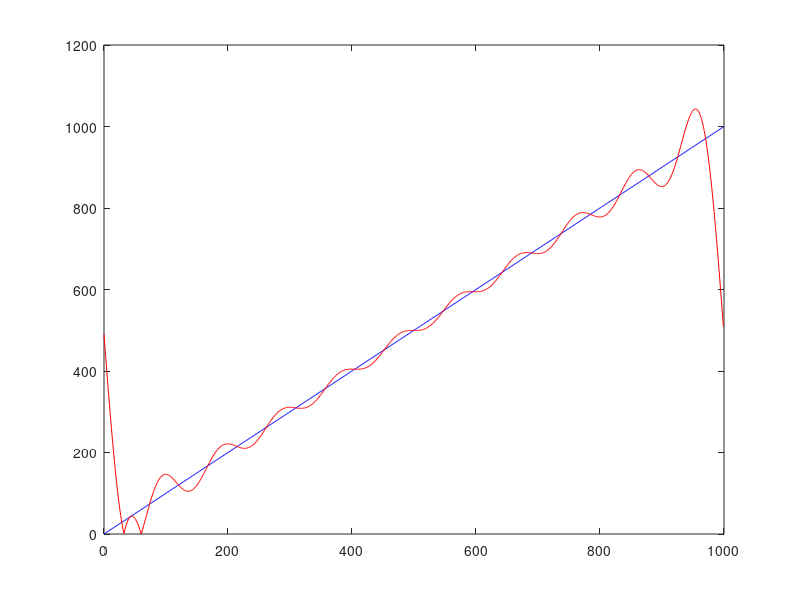

The MATLAB source for this figure:
%function recon_ramp(n)
%%
n=10;
i=sqrt(-1);
x=0:999;
y=x;
Y=fft(y);
N=size(Y,2);
u=0;
recon=Y(u+1)*exp(2*i*pi*(u/N)*x)/N;
for u=1:n,
    recon=recon+(Y(u+1)*exp(2*i*pi*(u/N)*x)+Y(N-u+1)*exp(2*i*pi*(-u/N)*x))/N;
end;
close all
plot(x,y,'b',x,abs(recon),'r');